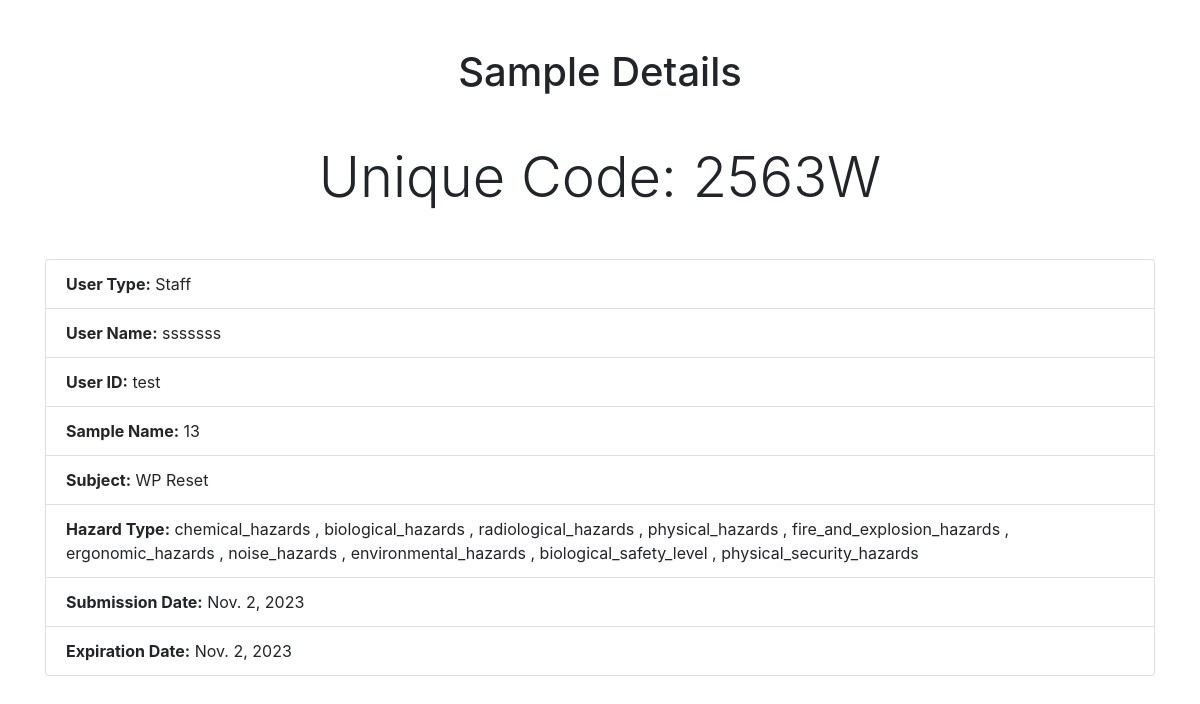
/sampler_app/sample/2563W/, run on the app's committed database.
### sampler_app/models.py (models this page shows, shortened)
class Sample(models.Model):
    USER_TYPE_CHOICES = (
        ('staff', 'Staff'),
        ('student', 'Student'),
    )
    user_type = models.CharField(max_length=20, choices=USER_TYPE_CHOICES)
    user_name = models.CharField(max_length=10)
    user_id = models.CharField(max_length=10)
    sample_name = models.CharField(max_length=100)
    subject = models.CharField(max_length=100)
    hazard = models.ManyToManyField(HazardType, blank=True)
    submission_date = models.DateField(auto_now_add=True)
    expiration_date = models.DateField()
    unique_code = models.CharField(max_length=5, default=generate_unique_code, editable=False, unique=True)

class HazardType(models.Model):
    HAZARD_TYPE_CHOICES = (
        ('chemical_hazards', 'Chemical Hazards'),
        ('biological_hazards', 'Biological Hazards'),
        ('radiological_hazards', 'Radiological Hazards'),
        ('physical_hazards', 'Physical Hazards'),
        ('fire_and_explosion_hazards', 'Fire and Explosion Hazards'),
        ('ergonomic_hazards', 'Ergonomic Hazards'),
        ('noise_hazards', 'Noise Hazards'),
        ('environmental_hazards', 'Environmental Hazards'),
        ('biological_safety_level', 'Biological Safety Level'),
        ('physical_security_hazards', 'Physical Security Hazards'),
    )
    name = models.CharField(max_length=50,choices=HAZARD_TYPE_CHOICES, unique=True)

### sampler_app/views.py (the view)
# urls.py: path('sample/<str:unique_code>/', views.sample_page, name='sample_page'),
def sample_page(request, unique_code):
    sample = get_object_or_404(Sample, unique_code=unique_code)
    return render(request, 'sampler_app/sample.html', {'sample': sample})

### sampler_app/templates/sampler_app/sample.html (shortened to what this page needs)
<!DOCTYPE html>
<html>
<head>
    <link rel="stylesheet" href="https://maxcdn.bootstrapcdn.com/bootstrap/4.5.2/css/bootstrap.min.css">
</head>
<body>
    <div class="container mt-5">
        <h1 class="text-center">Sample Details</h1>
        <div class="text-center mt-5 mb-5">
            <p class="display-4">Unique Code: {{ sample.unique_code }}</p>
        </div>
        <ul class="list-group">
            <li class="list-group-item">
                <strong>User Type:</strong> {{ sample.get_user_type_display }}
            </li>
            <li class="list-group-item">
                <strong>User Name:</strong> {{ sample.user_name }}
            </li>
            <li class="list-group-item">
                <strong>User ID:</strong> {{ sample.user_id }}
            </li>
            <li class="list-group-item">
                <strong>Sample Name:</strong> {{ sample.sample_name }}
            </li>
            <li class="list-group-item">
                <strong>Subject:</strong> {{ sample.subject }}
            </li>
            <li class="list-group-item">
                <strong>Hazard Type:</strong>
                {% for hazard in sample.hazard.all %}
                    {{ hazard.name }}
                    {% if not forloop.last %}, {% endif %}
                {% endfor %}
            </li>
            <li class="list-group-item">
                <strong>Submission Date:</strong> {{ sample.submission_date }}
            </li>
            <li class="list-group-item">
                <strong>Expiration Date:</strong> {{ sample.expiration_date }}
            </li>
        </ul>
    </div>
</body>
</html>

### data on the page
Sample: unique_code "2563W", user_type "Staff", user_name "sssssss", user_id "test", sample_name "13", subject "WP Reset", submission_date "Nov. 2, 2023", expiration_date "Nov. 2, 2023"
HazardType: name "chemical_hazards"
HazardType: name "biological_hazards"
HazardType: name "radiological_hazards"
HazardType: name "physical_hazards"
HazardType: name "fire_and_explosion_hazards"
HazardType: name "ergonomic_hazards"
HazardType: name "noise_hazards"
HazardType: name "environmental_hazards"
HazardType: name "biological_safety_level"
HazardType: name "physical_security_hazards"
